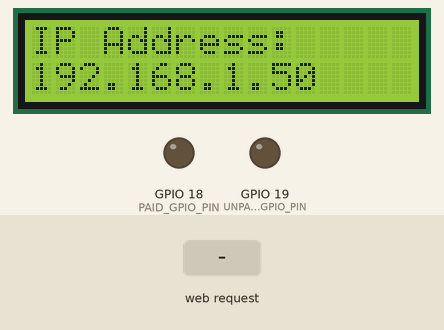
A sketch run on a simulated ESP32. On the bench: 16×2 character LCD, output pins drawn as LEDs (lit = HIGH). Inputs (shaded band) come from the test bench. WiFi joins after 1.5 s; servers stay silent unless stated; a WiFi scan finds three made-up networks; what the sketch prints to the serial monitor is not drawn.

Above: at 1.7 s.
At 12.8 s:
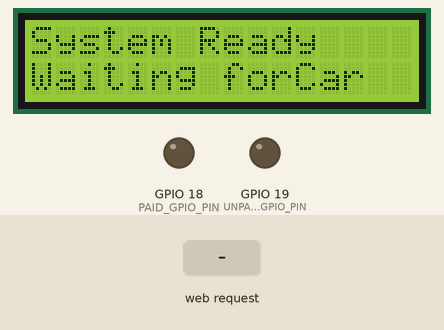
12.9 s: HTTP request GET /update received
Timing chart, 0 to 15.9 s (numbered marks = the images above; inputs shaded):
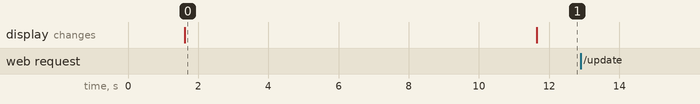

The sketch:

Control.ino
```cpp
#include <WiFi.h>
#include <WiFiManager.h>
#include <AsyncTCP.h>
#include <ESPAsyncWebServer.h>
#include <Wire.h>
#include <LiquidCrystal_I2C.h>

LiquidCrystal_I2C lcd(0x27, 16, 2);
WiFiManager wm;

// WiFi重置掃描相關
unsigned long lastWifiScan = 0;
const unsigned long wifiScanInterval = 10000;

// HTTP 參數名稱
const char* PARAM_PLATE = "plate";
const char* PARAM_STATUS = "status";

AsyncWebServer server(80);

// LCD顯示超時清除的全域變數
unsigned long lastPlateDisplayTime = 0;
bool plateCurrentlyDisplayed = false;
const unsigned long plateDisplayTimeout = 3000; // 車牌/GPIO 狀態顯示的持續時間 (3 秒)

// 【新增】定義 GPIO 引腳
const int PAID_GPIO_PIN = 18;    // 已繳費指示燈的 GPIO 引腳
const int UNPAID_GPIO_PIN = 19;  // 未繳費指示燈的 GPIO 引腳

const char index_html[] PROGMEM = R"rawliteral(
<!DOCTYPE HTML><html>
<head><title>ESP32 Parking Status</title></head>
<body>
  <h1>Parking Status Receiver</h1>
  <p>ESP32 is waiting for parking updates.</p>
</body></html>
)rawliteral";

void displayDefaultScreen() {
    lcd.clear();
    lcd.setCursor(0,0);
    lcd.print("System Ready");
    lcd.setCursor(0,1);
    lcd.print("Waiting forCar");
}

void setup(){
  Serial.begin(115200);

  Wire.begin(21, 22); // 請確認您的 LCD I2C 引腳是否與其他功能衝突
  lcd.init();
  lcd.backlight();
  lcd.clear();

  // 【新增】初始化 GPIO 引腳
  pinMode(PAID_GPIO_PIN, OUTPUT);
  pinMode(UNPAID_GPIO_PIN, OUTPUT);
  digitalWrite(PAID_GPIO_PIN, LOW);    // 初始狀態設為 LOW
  digitalWrite(UNPAID_GPIO_PIN, LOW);  // 初始狀態設為 LOW
  Serial.println("GPIO pins initialized.");

  lcd.setCursor(0, 0);
  lcd.print("WiFi Connecting...");

  bool res = wm.autoConnect("ESP32-ParkingSetup");

  if (!res) {
    Serial.println("WiFi 連線失敗...");
    lcd.clear();
    lcd.setCursor(0, 0);
    lcd.print("WiFi Setup Mode");
    lcd.setCursor(0, 1);
    lcd.print("Or Restarting...");
    delay(5000);
  } else {
    Serial.println("WiFi 已連線！");
    Serial.print("IP Address: ");
    Serial.println(WiFi.localIP());

    lcd.clear();
    lcd.setCursor(0, 0);
    lcd.print("IP Address:");
    lcd.setCursor(0, 1);
    lcd.print(WiFi.localIP());
    delay(10000); // 顯示 IP 10 秒
  }

  server.on("/", HTTP_GET, [](AsyncWebServerRequest *request){
    request->send(200, "text/html", index_html);
  });

  server.on("/update", HTTP_GET, [] (AsyncWebServerRequest *request) {
    String plateValue = "N/A";
    String statusValue = "N/A";

    bool plateParamExists = request->hasParam(PARAM_PLATE);
    bool statusParamExists = request->hasParam(PARAM_STATUS);

    if (plateParamExists) {
      plateValue = request->getParam(PARAM_PLATE)->value();
      Serial.print("Received Plate: "); Serial.println(plateValue);
    } else {
      Serial.println("Parameter 'plate' not received.");
    }

    if (statusParamExists) {
      statusValue = request->getParam(PARAM_STATUS)->value();
      Serial.print("Received Status: "); Serial.println(statusValue);
    } else {
      Serial.println("Parameter 'status' not received.");
    }

    // 【修改】在處理新狀態前，先將兩個 GPIO 都設為 LOW
    digitalWrite(PAID_GPIO_PIN, LOW);
    digitalWrite(UNPAID_GPIO_PIN, LOW);
    Serial.println("GPIOs set to LOW before processing new status.");

    lcd.clear(); // 每次收到新請求都先清除
    lcd.setCursor(0, 0);

    String plateDisplay = "Plate:" + plateValue;
    if (plateDisplay.length() > 16) {
        plateDisplay = plateDisplay.substring(0, 15) + ".";
    }
    lcd.print(plateDisplay);

    lcd.setCursor(0, 1);
    if (statusValue == "paid") {
      lcd.print("Status: Paid   ");
      digitalWrite(PAID_GPIO_PIN, HIGH); // 【新增】「已繳費」GPIO 設為 HIGH
      Serial.println("PAID_GPIO_PIN set to HIGH.");
    } else if (statusValue == "unpaid") {
      lcd.print("Status: Unpaid ");
      digitalWrite(UNPAID_GPIO_PIN, HIGH); // 【新增】「未繳費」GPIO 設為 HIGH
      Serial.println("UNPAID_GPIO_PIN set to HIGH.");
    } else if (plateParamExists || statusParamExists) {
      lcd.print("Status: Unknown");
    } else {
      displayDefaultScreen();
    }

    // 如果成功顯示了車牌/狀態，設定超時計時器
    if (plateParamExists || statusParamExists) {
        lastPlateDisplayTime = millis();
        plateCurrentlyDisplayed = true;
        Serial.println("Plate info displayed, LCD/GPIO timeout started.");
    }

    request->send(200, "text/plain", "OK");
  });

  server.begin();
  Serial.println("HTTP server started");

  if (WiFi.isConnected()){
    displayDefaultScreen(); // 顯示初始等待畫面
  } else {
    lcd.clear();
    lcd.setCursor(0,0);
    lcd.print("WiFi Not Conn.");
    lcd.setCursor(0,1);
    lcd.print("Check Setup");
  }
}

void loop() {
  // WiFi 重置邏輯
  if (millis() - lastWifiScan > wifiScanInterval) {
    lastWifiScan = millis();
    Serial.println("Scanning for wifi_reset network...");
    int n = WiFi.scanNetworks(false, true);
    bool foundResetSSID = false;
    for (int i = 0; i < n; i++) {
      if (WiFi.SSID(i) == "wifi_reset") {
        Serial.println("Found 'wifi_reset' SSID. Resetting Wi-Fi settings...");
        wm.resetSettings();
        delay(1000);
        ESP.restart();
        foundResetSSID = true;
        break;
      }
    }
    if (!foundResetSSID) {
        Serial.println("No 'wifi_reset' network found in this scan.");
    }
    WiFi.scanDelete();
  }

  // 車牌顯示/GPIO HIGH 狀態超時清除邏輯
  if (plateCurrentlyDisplayed && (millis() - lastPlateDisplayTime >= plateDisplayTimeout)) {
    Serial.println("Plate display/GPIO timeout. Clearing LCD and setting GPIOs to LOW.");
    displayDefaultScreen(); // 清除並顯示預設等待畫面

    // 【新增】將兩個 GPIO 都設為 LOW
    digitalWrite(PAID_GPIO_PIN, LOW);
    digitalWrite(UNPAID_GPIO_PIN, LOW);
    Serial.println("PAID_GPIO_PIN and UNPAID_GPIO_PIN set to LOW due to timeout.");

    plateCurrentlyDisplayed = false; // 重置標記，等待下一次車牌訊息
  }
}
```

Measured:
- after the input at 12.9 s, every drawn part: stays the same
- what the display in image 0 shows lasts 10.0 s, from 1.6 s to 11.6 s
